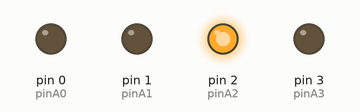
Simulated run of this sketch. Board: Arduino Uno, built with avr-gcc and run on an emulated ATmega328P. Parts: output pins drawn as LEDs (lit = HIGH).

Above: at 0.1 s.
Timing chart, 0 to 1.6 s (numbered marks = the images above):
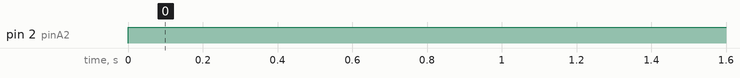

Measured:
- by itself, pin 2 (pinA2): LOW → HIGH at 0.00 s

The sketch:

sketch.ino
```cpp
const byte pinA0 = 0;
const byte pinA1 = 1;
const byte pinA2 = 2;
const byte pinA3 = 3;
byte counter = 0;

void setup(void) {
  pinMode(pinA0, OUTPUT);
  pinMode(pinA1, OUTPUT);
  pinMode(pinA2, OUTPUT);
  pinMode(pinA3, OUTPUT);
}

void loop(void) {
  if (++counter == 10) {
    counter = 0;
    delay(1000);
  }

  counter = 4;

  digitalWrite(pinA0, (counter >> 0) & 1);
  digitalWrite(pinA1, (counter >> 1) & 1);
  digitalWrite(pinA2, (counter >> 2) & 1);
  digitalWrite(pinA3, (counter >> 3) & 1);

  delay(1000);
}
```
